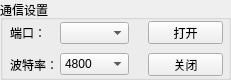
  <widget class="QGroupBox" name="groupBox">
   <property name="geometry">
    <rect>
     <x>4</x>
     <y>2</y>
     <width>231</width>
     <height>80</height>
    </rect>
   </property>
   <property name="title">
    <string>通信设置</string>
   </property>
   <widget class="QPushButton" name="pushButton_CloseComm">
    <property name="geometry">
     <rect>
      <x>148</x>
      <y>53</y>
      <width>75</width>
      <height>23</height>
     </rect>
    </property>
    <property name="text">
     <string>关闭</string>
    </property>
   </widget>
   <widget class="QPushButton" name="pushButton_OpenComm">
    <property name="geometry">
     <rect>
      <x>148</x>
      <y>21</y>
      <width>75</width>
      <height>23</height>
     </rect>
    </property>
    <property name="text">
     <string>打开</string>
    </property>
   </widget>
   <widget class="QComboBox" name="comboBox_CommPort">
    <property name="geometry">
     <rect>
      <x>60</x>
      <y>22</y>
      <width>69</width>
      <height>22</height>
     </rect>
    </property>
   </widget>
   <widget class="QComboBox" name="comboBox_CommBaud">
    <property name="geometry">
     <rect>
      <x>60</x>
      <y>53</y>
      <width>69</width>
      <height>22</height>
     </rect>
    </property>
    <item>
     <property name="text">
      <string>4800</string>
     </property>
    </item>
    <item>
     <property name="text">
      <string>9600</string>
     </property>
    </item>
    <item>
     <property name="text">
      <string>19200</string>
     </property>
    </item>
    <item>
     <property name="text">
      <string>38400</string>
     </property>
    </item>
    <item>
     <property name="text">
      <string>57600</string>
     </property>
    </item>
    <item>
     <property name="text">
      <string>115200</string>
     </property>
    </item>
   </widget>
   <widget class="QLabel" name="label_3">
    <property name="geometry">
     <rect>
      <x>10</x>
      <y>25</y>
      <width>41</width>
      <height>16</height>
     </rect>
    </property>
    <property name="text">
     <string>端口：</string>
    </property>
   </widget>
   <widget class="QLabel" name="label_4">
    <property name="geometry">
     <rect>
      <x>10</x>
      <y>57</y>
      <width>51</width>
      <height>16</height>
     </rect>
    </property>
    <property name="text">
     <string>波特率：</string>
    </property>
   </widget>
  </widget>
